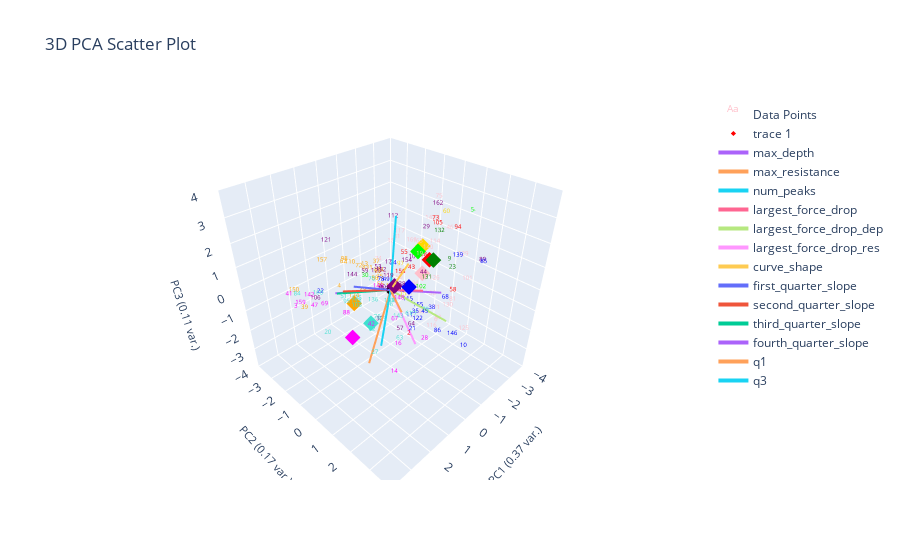

Write notebook code for a chart like this one.
### Markdown cell above
# Plot Corrected Labeling

### Code cell
def correct_pseudo_ylabels_to_actual(pseudo_labeled_data:pd.DataFrame, actual_labeled_data:pd.DataFrame, ylabel_name, changed_ylabel_idxs):
    corrected_pseudo_labeled_data = pseudo_labeled_data.copy()
    corrected_pseudo_labeled_data.loc[changed_ylabel_idxs, f'pseudo_{ylabel_name}'] = actual_labeled_data[ylabel_name]
    corrected_pseudo_labeled_data.loc[changed_ylabel_idxs, f'pseudo_{ylabel_name}_nums'] = actual_labeled_data[f'{ylabel_name}_nums']
    return corrected_pseudo_labeled_data

corrected_pseudo_labeled_data = correct_pseudo_ylabels_to_actual(pseudo_labeled_data, marions_labeled_data, ylabel_name, changed_ylabel_idxs)

plotting.plot_clusters_seperately(corrected_pseudo_labeled_data[f'pseudo_{ylabel_name}_nums'], 
                                  curve_data, ylabel_name, cluster_category_names=list(ylabel_to_cluster_num.keys()), 
                                  pseudo_corrections=marions_labeled_data)
plotting.plot_pca(corrected_pseudo_labeled_data, corrected_pseudo_labeled_data[f'pseudo_{ylabel_name}_nums'], graph_title="Clustering Corrected Pseudo Labeled Data", num_pc=3, ylabel_name=ylabel_name, centroids=label_centroids)

### Figure 1 — Plotly figure (JSON) as saved in the notebook; plotly's stock layout.template omitted (floating-point values rounded to 4 significant figures; data arrays with more than 128 entries replaced by an {"elided": "..."} marker saying what was removed)
{"data": [{"mode": "text", "name": "Data Points", "text": {"elided": "164 str values"}, "textfont": {"color": {"elided": "164 str values"}, "size": 6}, "type": "scatter3d", "x": {"elided": "164 float values"}, "y": {"elided": "164 float values"}, "z": {"elided": "164 float values"}}, {"marker": {"color": ["red", "gold", "blue", "green", "purple", "pink", "turquoise", "orange", "lime", "magenta"], "size": 4, "symbol": "diamond"}, "mode": "markers", "type": "scatter3d", "x": [-1.924, -2.826, -0.3586, -1.239, 0.05557, -1.769, 1.426, 0.6059, -2.141, 2.632], "y": [0.2236, -0.9174, 0.6055, 0.9765, 0.2545, 0.02308, 0.4205, -1.46, -0.5726, 0.8198], "z": [0.6067, 0.39, 0.2685, 1.215, 0.343, -0.04599, -0.539, -1.081, 0.5626, -0.2277]}, {"marker": {"color": "black", "size": 3}, "mode": "markers", "name": "Origin", "showlegend": false, "type": "scatter3d", "x": [0], "y": [0], "z": [0]}, {"line": {"width": 4}, "mode": "lines+text", "name": "max_depth", "textposition": "top center", "type": "scatter3d", "x": [0, -1.799], "y": [0, 1.027], "z": [0, -0.518]}, {"line": {"width": 4}, "mode": "lines+text", "name": "max_resistance", "textposition": "top center", "type": "scatter3d", "x": [0, 1.387], "y": [0, 0.2026], "z": [0, -2.715]}, {"line": {"width": 4}, "mode": "lines+text", "name": "num_peaks", "textposition": "top center", "type": "scatter3d", "x": [0, -0.6018], "y": [0, -0.3279], "z": [0, 2.753]}, {"line": {"width": 4}, "mode": "lines+text", "name": "largest_force_drop", "textposition": "top center", "type": "scatter3d", "x": [0, -1.041], "y": [0, 0.7218], "z": [0, -0.1945]}, {"line": {"width": 4}, "mode": "lines+text", "name": "largest_force_drop_dep", "textposition": "top center", "type": "scatter3d", "x": [0, -0.8439], "y": [0, 2.083], "z": [0, -0.8001]}, {"line": {"width": 4}, "mode": "lines+text", "name": "largest_force_drop_res", "textposition": "top center", "type": "scatter3d", "x": [0, 1.041], "y": [0, 2.251], "z": [0, -0.6334]}, {"line": {"width": 4}, "mode": "lines+text", "name": "curve_shape", "textposition": "top center", "type": "scatter3d", "x": [0, 0.9028], "y": [0, 1.71], "z": [0, 2.323]}, {"line": {"width": 4}, "mode": "lines+text", "name": "first_quarter_slope", "textposition": "top center", "type": "scatter3d", "x": [0, 1.864], "y": [0, 0.1017], "z": [0, 1.122]}, {"line": {"width": 4}, "mode": "lines+text", "name": "second_quarter_slope", "textposition": "top center", "type": "scatter3d", "x": [0, 1.893], "y": [0, -0.4758], "z": [0, 0.6455]}, {"line": {"width": 4}, "mode": "lines+text", "name": "third_quarter_slope", "textposition": "top center", "type": "scatter3d", "x": [0, 1.734], "y": [0, -1.043], "z": [0, 0.1826]}, {"line": {"width": 4}, "mode": "lines+text", "name": "fourth_quarter_slope", "textposition": "top center", "type": "scatter3d", "x": [0, 0.9662], "y": [0, -2.17], "z": [0, -0.7645]}, {"line": {"width": 4}, "mode": "lines+text", "name": "q1", "textposition": "top center", "type": "scatter3d", "x": [0, 1.245], "y": [0, 1.766], "z": [0, 0.5969]}, {"line": {"width": 4}, "mode": "lines+text", "name": "q3", "textposition": "top center", "type": "scatter3d", "x": [0, 1.799], "y": [0, 1.34], "z": [0, -0.8105]}], "layout": {"autosize": true, "scene": {"aspectmode": "cube", "xaxis": {"range": [-4, 4], "title": {"font": {"size": 11}, "text": "PC1 (0.37 var.)"}}, "yaxis": {"range": [-4, 4], "title": {"font": {"size": 11}, "text": "PC2 (0.17 var.)"}}, "zaxis": {"range": [-4, 4], "title": {"font": {"size": 11}, "text": "PC3 (0.11 var.)"}}}, "title": {"text": "3D PCA Scatter Plot"}}}
